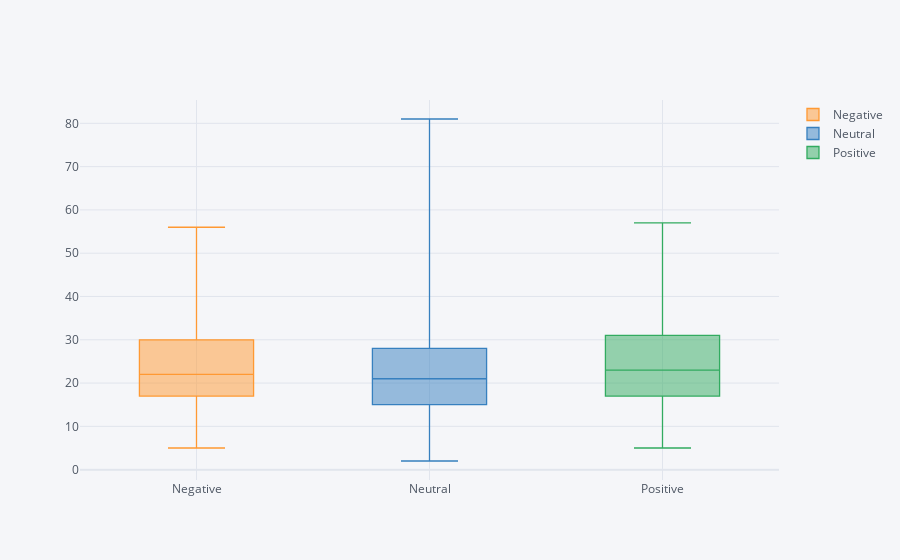

This figure's notebook cell:
### Markdown cell above
### Number of Words

### Code cell
df['nr_of_words'] = df['sentence'].str.split().str.len()
df[['sentiment', 'nr_of_words']].pivot(columns = 'sentiment', values = 'nr_of_words').iplot(kind = 'box')

### Figure 1 — Plotly figure (JSON) as saved in the notebook; plotly's stock layout.template omitted (floating-point values rounded to 4 significant figures; data arrays with more than 128 entries replaced by an {"elided": "..."} marker saying what was removed)
{"data": [{"boxpoints": false, "line": {"width": 1.3}, "marker": {"color": "rgba(255, 153, 51, 1.0)"}, "name": "Negative", "orientation": "v", "type": "box", "y": {"elided": "4838 int values"}}, {"boxpoints": false, "line": {"width": 1.3}, "marker": {"color": "rgba(55, 128, 191, 1.0)"}, "name": "Neutral", "orientation": "v", "type": "box", "y": {"elided": "4838 int values"}}, {"boxpoints": false, "line": {"width": 1.3}, "marker": {"color": "rgba(50, 171, 96, 1.0)"}, "name": "Positive", "orientation": "v", "type": "box", "y": {"elided": "4838 int values"}}], "layout": {"legend": {"bgcolor": "#F5F6F9", "font": {"color": "#4D5663"}}, "paper_bgcolor": "#F5F6F9", "plot_bgcolor": "#F5F6F9", "title": {"font": {"color": "#4D5663"}}, "xaxis": {"gridcolor": "#E1E5ED", "showgrid": true, "tickfont": {"color": "#4D5663"}, "title": {"font": {"color": "#4D5663"}, "text": ""}, "zerolinecolor": "#E1E5ED"}, "yaxis": {"gridcolor": "#E1E5ED", "showgrid": true, "tickfont": {"color": "#4D5663"}, "title": {"font": {"color": "#4D5663"}, "text": ""}, "zerolinecolor": "#E1E5ED"}}}
